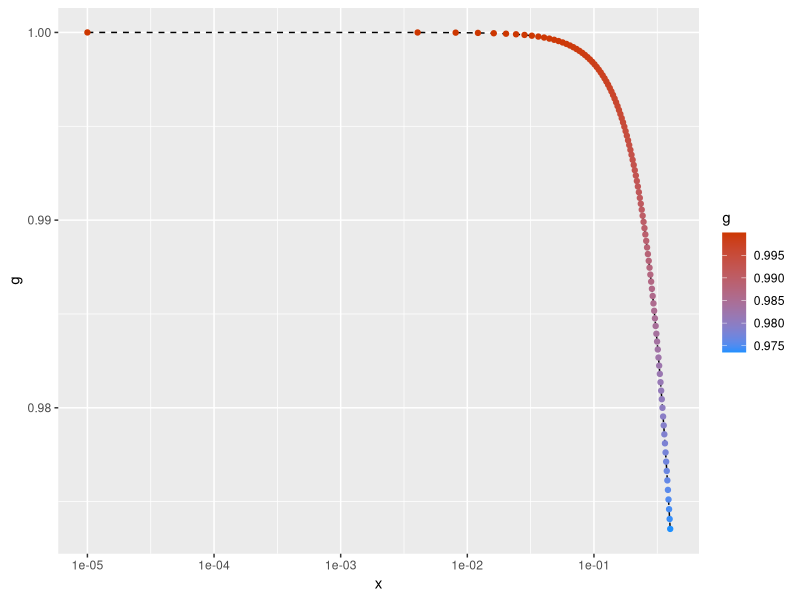
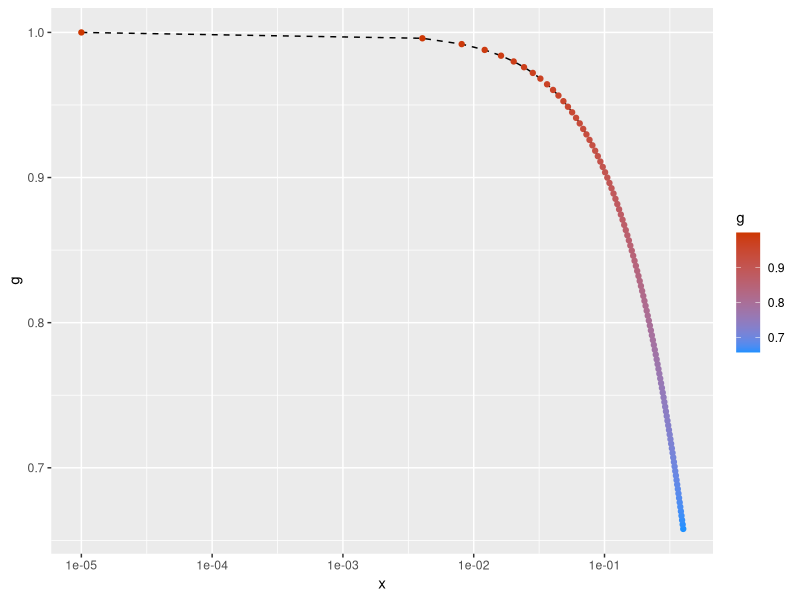
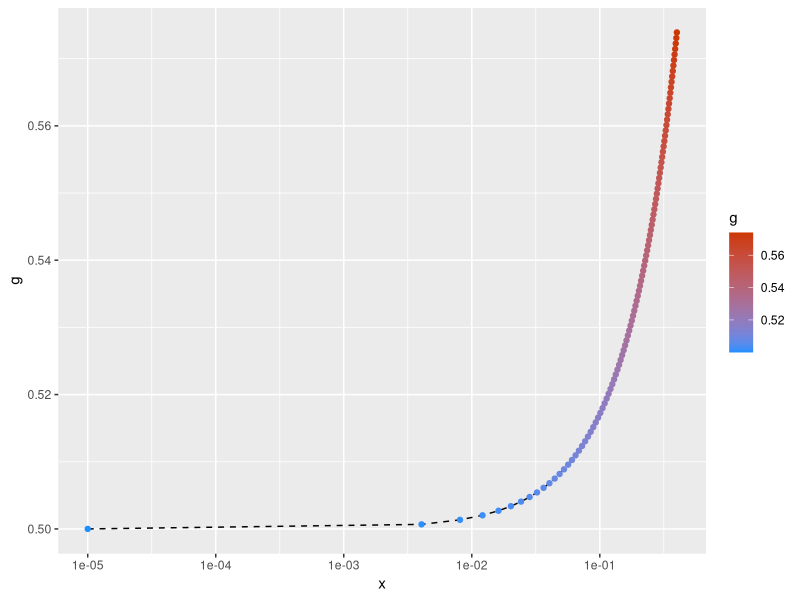
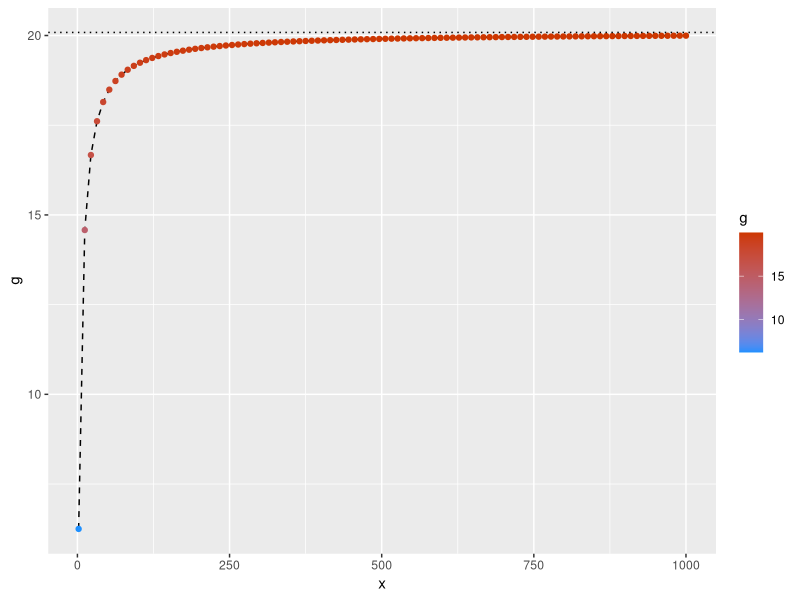

The R script that drew these images, in order:
## ---- chunk 1
library(ggplot2)
library(ggsci)
## ---- chunk 2
x = seq(from = 0.4, to = 10^-5, length.out = 100)

g = (sin(x)) / (x)

data = data.frame(x, g)

ggplot(data, aes(x = x, y = g)) +
  geom_line(linetype = "dashed") + geom_point(aes(color = g)) + scale_x_log10() +
  scale_colour_gradient(low = "dodgerblue", high="orangered3")
## ---- chunk 3
x = seq(from = 0.4, to = 10^-5, length.out = 100)

g = (cos(x)) / (1 + x)

data = data.frame(x, g)

ggplot(data, aes(x = x, y = g)) +
  geom_line(linetype = "dashed") + geom_point(aes(color = g)) + scale_x_log10() +
  scale_colour_gradient(low = "dodgerblue", high="orangered3")
## ---- chunk 4
x = seq(from = 0.4, to = 10^-5, length.out = 100)

g = (exp(x) - 1 - x) / (x^2)

data = data.frame(x, g)

ggplot(data, aes(x = x, y = g)) +
  geom_line(linetype = "dashed") + geom_point(aes(color = g)) + scale_x_log10() +
  scale_colour_gradient(low = "dodgerblue", high="orangered3")
## ---- chunk 5
x = seq(from = 2, to = 1000, length.out = 100)

g = (1 + 3/x)^x

data = data.frame(x, g)

ggplot(data, aes(x = x, y = g)) +
  geom_line(linetype = "dashed") + geom_point(aes(color = g)) +
  scale_colour_gradient(low = "dodgerblue", high="orangered3") +
  geom_hline(yintercept = exp(3), linetype = "dotted")
